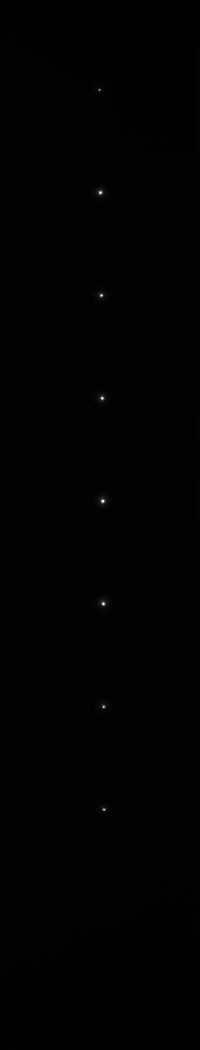
#> input picture imgAnalysis/CLS_PS_ND0_ND0_0.01s-20190715161133-000.tif, 400 x 2100 px (shown at 1/2 size); the run also reads 1 picture not shown here
$ python imgSequenceAnalyser.py --inDir imgAnalysis
#> lines starting #> are read from the running program, lines starting #| are printed output that depends on the picture
### imgAnalyser.py
#!/usr/bin/env python
#
# imgAnalyser.py
#
# MIT License - CCD_CAPTURE
#
# Copyright (c) 2019 Graham Jones
#
# Permission is hereby granted, free of charge, to any person obtaining a copy
# of this software and associated documentation files (the "Software"), to deal
# in the Software without restriction, including without limitation the rights
# to use, copy, modify, merge, publish, distribute, sublicense, and/or sell
# copies of the Software, and to permit persons to whom the Software is
# furnished to do so, subject to the following conditions:
#
# The above copyright notice and this permission notice shall be included in all
# copies or substantial portions of the Software.
#
# THE SOFTWARE IS PROVIDED "AS IS", WITHOUT WARRANTY OF ANY KIND, EXPRESS OR
# IMPLIED, INCLUDING BUT NOT LIMITED TO THE WARRANTIES OF MERCHANTABILITY,
# FITNESS FOR A PARTICULAR PURPOSE AND NONINFRINGEMENT. IN NO EVENT SHALL THE
# AUTHORS OR COPYRIGHT HOLDERS BE LIABLE FOR ANY CLAIM, DAMAGES OR OTHER
# LIABILITY, WHETHER IN AN ACTION OF CONTRACT, TORT OR OTHERWISE, ARISING FROM,
# OUT OF OR IN CONNECTION WITH THE SOFTWARE OR THE USE OR OTHER DEALINGS IN THE
# SOFTWARE.
#

'''imgAnalyser - A class to provide some standard analyses of
images.
'''
import io
import os
import numpy as np
import cv2
import matplotlib.pyplot as plt


# ROI indices
X_ORIGIN = 0
Y_ORIGIN = 1
X_SIZE = 2
Y_SIZE = 3

class ImgAnalyser():
    img = None
    imgSizeX = None
    imgSizeY = None
    roi = [0,0,-1,-1]
    xProfileWidth = 1
    yProfileWidth = 1

    WEB_X_MAX = 600
    WEB_Y_MAX = 400

    def __init__(self, img = None):
        """ Initialise the ImgAnalyser, with image img, which should be a
        numpy array.
        """
        if not img is None:
            self.setImg(img)

    def setImg(self,img):
        """ Initialise the image analyser with image img, which should be
        a numpy array or a string.  If it is a string it is interpreted
        as a file path and the image is loaded from that file.
        """
        IMG_EXTS = (".tif", ".TIF",
                    ".png", ".PNG"
        )
        if not isinstance(img,np.ndarray):
            # If we have not been passed an ndarray, treat it as a filename
            # and try to open it.
            if (not os.path.exists(img)):
                print("ERROR - %s does not exist")
                self.img = None
                return(-1)
            else:
                if not img.endswith(IMG_EXTS):
                    print("Unrecognised file extension %s." % img)
                    self.img = None
                    return(-1)
                img = cv2.imread(img,cv2.IMREAD_ANYDEPTH)
                #print("Read Image - depth=",img.dtype)

        self.imgSizeX = img.shape[1]
        self.imgSizeY = img.shape[0]
        self.img = img


    def getImgSize(self):
        return((self.imgSizeX, self.imgSizeY))

    # [12 lines left out: function str2roi, not called in this run]


    def setRoi(self,roi, profileWidths = (1, 1)):
        """ Check and set the ROI dimensions based on ROI, which should
        be an array [X_Origin, Y_Origin, X_Size, Y_Size].
        ProfileWidths defines the widths of the X and Y profiles in pixels.
        The default (1,1) means that the profiles are a single row or column
        of pixels.
        """
        if (self.img is None):
            print("Error - need to call setImg before setRoi")
            return(-1)

        if ((roi[X_ORIGIN] >= 0) and (roi[X_ORIGIN]<self.imgSizeX)):
            self.roi[X_ORIGIN] = int(roi[X_ORIGIN])
        else:
            print("WARNING: ROI[X_ORIGIN] %d Out of Range - using zero" %
                  roi[X_ORIGIN])
            self.roi[X_ORIGIN] = 0

        if ((roi[Y_ORIGIN] >= 0) and (roi[Y_ORIGIN]<self.imgSizeY)):
            self.roi[Y_ORIGIN] = int(roi[Y_ORIGIN])
        else:
            print("WARNING: ROI[Y_ORIGIN] %d Out of Range - using zero" %
                  roi[Y_ORIGIN])
            self.roi[Y_ORIGIN] = 0

        if ((roi[X_ORIGIN] + roi[X_SIZE]) <= self.imgSizeX):
            self.roi[X_SIZE] = int(roi[X_SIZE])
        else:
            self.roi[X_SIZE] = self.imgSizeX - self.roi[X_ORIGIN]
            print("WARNING: ROI[X_SIZE] %d Out of Range - using %d" %
                  (roi[X_SIZE], self.roi[X_SIZE]))

        if ((roi[Y_ORIGIN] + roi[Y_SIZE]) <= self.imgSizeY):
            self.roi[Y_SIZE] = int(roi[Y_SIZE])
        else:
            self.roi[Y_SIZE] = self.imgSizeY - self.roi[Y_ORIGIN]
            print("WARNING: ROI[Y_SIZE] %d Out of Range - using %d" %
                  (roi[Y_SIZE], self.roi[Y_SIZE]))

        self.xProfileWidth = profileWidths[0]
        self.yProfileWidth = profileWidths[1]
        self.setProfiles(self.xProfileWidth, self.yProfileWidth)


    def setProfiles(self,xProfileWidth = 1, yProfileWidth = 1):
        """ Initialise the X and Y profile parameters required to achieve
        the specified profile widths.
        """
        if (xProfileWidth > self.roi[X_SIZE]):
            print("WARNING: Truncating profile width to ROI size")
            xProfileWidth = self.roi[X_SIZE]
        if (yProfileWidth > self.roi[Y_SIZE]):
            print("WARNING: Truncating profile width to ROI size")
            yProfileWidth = self.roi[Y_SIZE]

        xProfileMid = self.roi[X_ORIGIN] + (self.roi[X_SIZE])/2.
        yProfileMid = self.roi[Y_ORIGIN] + (self.roi[Y_SIZE])/2.

        self.xProfileMin = int(xProfileMid - xProfileWidth / 2.)
        self.xProfileMax = int(xProfileMid + xProfileWidth / 2.)
        self.yProfileMin = int(yProfileMid - yProfileWidth / 2.)
        self.yProfileMax = int(yProfileMid + yProfileWidth / 2.)
        self.xProfileWidth = xProfileWidth
        self.yProfileWidth = yProfileWidth

    def getXProfile(self):
        """ Return the X profile data as a numpy array.
        FIXME - if the profile width is greater than 1 we will have a
        two dimensional array"""
        xProfile2d = self.img[self.yProfileMin :
                            self.yProfileMax,
                            self.roi[X_ORIGIN] :
                            self.roi[X_ORIGIN] + self.roi[X_SIZE]]

        xProfile = np.mean(xProfile2d,0)
        print("xProfile2d=",xProfile2d, xProfile2d.shape)
        print("xProfile=",xProfile, xProfile.shape)
        return(xProfile)

    def getYProfile(self):
        """ Return the Y profile data as a numpy array.
        FIXME - if the profile width is greater than 1 we will have a
        two dimensional array"""
        yProfile2d = self.img[self.roi[Y_ORIGIN] :
                            self.roi[Y_ORIGIN] + self.roi[Y_SIZE],
                            self.xProfileMin :
                            self.xProfileMax]
        yProfile2d = yProfile2d.transpose()
        yProfile = np.mean(yProfile2d,0)
        print("yProfile2d=",yProfile2d, yProfile2d.shape)
        print("yProfile=",yProfile, yProfile.shape)
        return(yProfile)

    def getRoi(self):
        """ Return the ROI data as a numpy array """
        roi = self.img[self.roi[Y_ORIGIN] :
                       self.roi[Y_ORIGIN] + self.roi[Y_SIZE],
                       self.roi[X_ORIGIN] :
                       self.roi[X_ORIGIN] + self.roi[X_SIZE]]
        return roi

    def getStats(self,arr):
        """ Returns a tuple of statistics for array arr.
        elements are (min, mean, max, stdev, histogram bins, histogram values)
        """
        hist, bins = np.histogram(arr,256,(0,65536))
        #print(bins)
        return((arr.min(),arr.mean(), arr.max(), arr.std(), hist, bins))

    def getRoiStats(self):
        """ returns (mean, stdev) of the pixel intensities in the ROI
        """
        roi = self.getRoi()
        return(self.getStats(roi))

    def getXProfileStats(self):
        """ returns (mean, stdev) of the pixel intensities in the X Profile
        """
        profile = self.getXProfile()
        return(self.getStats(profile))

    def getYProfileStats(self):
        """ returns (mean, stdev) of the pixel intensities in the Y Profile
        """
        profile = self.getYProfile()
        return(self.getStats(profile))

    # [13 lines left out: function getXProfileChart, not called in this run]


    def getRoiImg(self):
        """ Returns a numpy array (cv2 image) of the image being analysed
        with the ROI highlighted as a square.
        """
        roiImg = cv2.cvtColor(self.img,cv2.COLOR_GRAY2RGB)
        cv2.rectangle(roiImg,
                      (self.roi[X_ORIGIN], self.roi[Y_ORIGIN]),
                      (self.roi[X_ORIGIN] + self.roi[X_SIZE],
                       self.roi[Y_ORIGIN] + self.roi[Y_SIZE]),
                      (65535,0,0),
                      3)
        return(roiImg)

    def convertTo8Bit(self,img):
        # Convert to 8 bit image for display - note this assumes
        # that we have a 16 bit image for starters.
        #print(img.dtype)
        if (img.dtype=="uint16"):
            res8 = (img/256).astype('uint8')
        else:
            res8 = img
        return(res8)

    def resizeImgForWeb(self,img):
        """ Returns a re-sized image for web viewing """
        xMax = int(self.WEB_X_MAX)
        yMax = int(img.shape[0] * xMax / img.shape[1])

        if (yMax > self.WEB_Y_MAX):
            yMax = int(self.WEB_Y_MAX)
            xMax = int(img.shape[1] * yMax / img.shape[0])
        res = cv2.resize(img, dsize=(xMax,yMax),
                         interpolation=cv2.INTER_CUBIC)
        res8 = self.convertTo8Bit(res)
        return(res8)


# [11 lines that do not run on import are left out]

### imgSequenceAnalyser.py
#!/usr/bin/env python
#
# imgSequenceAnalyser.py
#
# MIT License - CCD_CAPTURE
#
# Copyright (c) 2019 Graham Jones
#
# Permission is hereby granted, free of charge, to any person obtaining a copy
# of this software and associated documentation files (the "Software"), to deal
# in the Software without restriction, including without limitation the rights
# to use, copy, modify, merge, publish, distribute, sublicense, and/or sell
# copies of the Software, and to permit persons to whom the Software is
# furnished to do so, subject to the following conditions:
#
# The above copyright notice and this permission notice shall be included in all
# copies or substantial portions of the Software.
#
# THE SOFTWARE IS PROVIDED "AS IS", WITHOUT WARRANTY OF ANY KIND, EXPRESS OR
# IMPLIED, INCLUDING BUT NOT LIMITED TO THE WARRANTIES OF MERCHANTABILITY,
# FITNESS FOR A PARTICULAR PURPOSE AND NONINFRINGEMENT. IN NO EVENT SHALL THE
# AUTHORS OR COPYRIGHT HOLDERS BE LIABLE FOR ANY CLAIM, DAMAGES OR OTHER
# LIABILITY, WHETHER IN AN ACTION OF CONTRACT, TORT OR OTHERWISE, ARISING FROM,
# OUT OF OR IN CONNECTION WITH THE SOFTWARE OR THE USE OR OTHER DEALINGS IN THE
# SOFTWARE.
#

'''imgSequenceAnalyser - A command line tool to take a directory full
of images and apply the same analysis to each, to produce a sequence of
analysis results.
'''
import os
import io
import sys
import numpy as np
import cv2
import matplotlib.pyplot as plt
import argparse
import imgAnalyser

IMG_EXTS = (".tif", ".TIF", ".png", ".PNG", ".fit",  ".FIT", ".fits", ".FITS")

if __name__ == "__main__":
    print("imgSequenceAnalyser.__main__()")

    parser = argparse.ArgumentParser(description='Image Sequence Analyser')
    parser.add_argument('--inDir', dest='inDir', required=True,
                        help='Directory containing the images to be processed')
    parser.add_argument('--outFile', dest='outFile',
                        help='Output Filename')
    parser.add_argument('--roi', dest='roiStr',
                        help='Region of Interest <xorigin>,<yorigin>:<xsize>,<ysize>')
    parser.add_argument('--th', dest='thStr',
                        help='Profile Thicknesses in pixels<xth>,<yth>')
    parser.add_argument('--debug', dest='debug', action="store_true",
                        help='Output Filename')

    argsNamespace = parser.parse_args()
    args = vars(argsNamespace)
    print(args)

    inDir = args['inDir']
    outFile = args['outFile']
    debug = args['debug']
    roiStr = args['roiStr']
    thStr = args['thStr']

    if (outFile is not None):
        of = open(outFile,"w")
    else:
        of = sys.stdout

    if (os.path.exists(inDir)):
        dirlist = []
        if (os.path.isdir(inDir)):
            print("Processing images from folder %s" % inDir)
            for file in os.listdir(inDir):
                if file.endswith(IMG_EXTS):
                    fpath = os.path.join(inDir, file)
                    ctime = os.stat(fpath).st_ctime
                    #print(fpath, ctime)
                    dirlist.append((ctime,fpath))
        else:
            ctime = os.stat(inDir).st_ctime
            dirlist.append((ctime,inDir))

        results = []
        dirlist = sorted(dirlist)
        firstRow = True

        for ctime,fpath in dirlist:
            sys.stdout.write('%s\n' % fpath)
            sys.stdout.flush()
            ia = imgAnalyser.ImgAnalyser(fpath)

            if (thStr == None):
                th = (1,1)
            else:
                xth = int(thStr.split(',')[0])
                yth = int(thStr.split(',')[1])
                th = (xth,yth)

            if (roiStr == None):
                imSize = ia.getImgSize()
                roi = (0, 0, imSize[0], imSize[1])
            else:
                roi = ia.str2roi(roiStr)
            # ia.setRoi((380,350,200,1800))  # Sharp Edge
            #ia.setRoi((195,114,20,1780)) # Slit
            print(roiStr,roi)
            print(thStr,th)
            ia.setRoi(roi, th)

            roiStats = ia.getRoiStats()
            #print(roiStats)
            xStats = ia.getXProfileStats()
            #print(xStats)
            yStats = ia.getYProfileStats()
            #print(yStats)

            roiImg = ia.resizeImgForWeb(ia.getRoiImg())

            xProf = ia.getXProfile()
            yProf = ia.getYProfile()
            #print("xProf=",xProf)
            #print("yProf=",yProf)
            fig = plt.figure(constrained_layout=True)
            ax1 = plt.subplot2grid((2,2),(0,0), colspan=1)
            ax2 = plt.subplot2grid((2,2),(1,0), colspan=1)
            ax3 = plt.subplot2grid((2,2),(0,1), rowspan=2)

            ax1.plot(xProf)
            ax1.set_title("ROI X Intensity Profile (%3.1f%%)" %
                          (100. * xStats[3] / xStats[1]),
                          fontsize="x-small")
            ax2.plot(yProf)
            ax2.set_title("ROI Y Intensity Profile (%3.1f%%)" %
                          (100. * yStats[3] / yStats[1]), fontsize="x-small")
            ax3.imshow(roiImg)
            fig.suptitle(fpath, fontsize="x-small")
            #fig.set_tight_layout(True)
            fig.set_constrained_layout(True)

            figFname = "%s_analysis.png" % fpath
            plt.savefig(figFname)

            if (debug):
                print("roi origin=(%d,%d), size=(%d,%d)" %
                      (ia.roi[0],ia.roi[1],ia.roi[2],ia.roi[3]))
                print("xProfileMin=%d, xProfileMax=%d" %
                      (ia.xProfileMin, ia.xProfileMax))
                print("yProfileMin=%d, yProfileMax=%d" %
                      (ia.yProfileMin, ia.yProfileMax))
                plt.show()

            plt.close()

            if (firstRow):
                firstRow = False
                outRow = []
                outRow.append("Timestamp")
                outRow.append("File")
                outRow.append("ROI_min")  # roi Min
                outRow.append("ROI_mean")  # roi Mean
                outRow.append("ROI_max")  # roi Max
                outRow.append("ROI_stdDev (%)") # stDev (%)
                outRow.append("X_min") # x-min
                outRow.append("X_mean") # x-mean
                outRow.append("X_max") # x-max
                outRow.append("X_stdDev (%)") # x-stdev (%)
                outRow.append("Y_min") # x-min
                outRow.append("Y_mean") # x-mean
                outRow.append("Y_max") # x-max
                outRow.append("Y_stdDev (%)") # x-stdev (%)
                results.append(outRow)

            outRow = []
            outRow.append(ctime)
            outRow.append(fpath)
            outRow.append(roiStats[0])  # roi Min
            outRow.append(roiStats[1])  # roi Mean
            outRow.append(roiStats[2])  # roi Max
            outRow.append(100. * roiStats[3] / roiStats[1]) # stDev (%)
            outRow.append(xStats[0]) # x-min
            outRow.append(xStats[1]) # x-mean
            outRow.append(xStats[2]) # x-max
            outRow.append(100. *xStats[3] / xStats[1]) # x-stdev (%)
            outRow.append(yStats[0]) # y-min
            outRow.append(yStats[1]) # y-mean
            outRow.append(yStats[2]) # y-max
            outRow.append(100. *yStats[3] / yStats[1]) # y-stdev (%)

            results.append(outRow)
#> this loop made 2 passes
#> (printed output is left out)
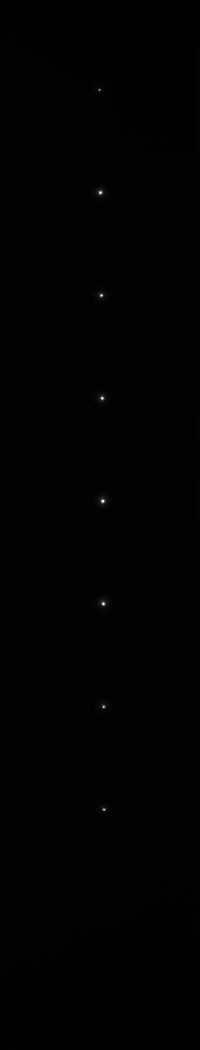
#> input picture imgAnalysis/CLS_PS_ND0_ND0_0.01s-20190715161133-000.tif, 400 x 2100 px (shown at 1/2 size)
#> pass 1, in resizeImgForWeb, `res = cv2.resize(img, dsize=(xMax,yMax), interpolation=cv2.INTER_CUBIC)`:
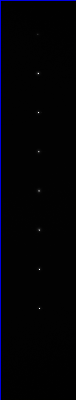
#> res: shape (400, 76, 3) uint16; mean B, G, R 1522, 620.6, 620.6; drawn with min black and max white
#> pass 1, `plt.savefig(figFname)`:
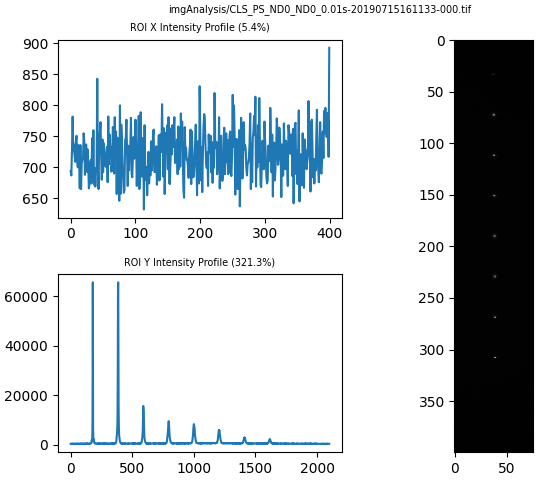
#> figure drawn by matplotlib, 3 panels; B, G, R data is drawn as R, G, B; panel 1: curve peaks at x = 399, y = 893; panel 2: curve peaks at x = 179, y = 65535
#> after the loop, firstRow = False; results = 3 items

        for row in results:
            for item in row:
                of.write(str(item))
                of.write(", ")
            of.write("\n")
#> this loop made 3 passes

        if (outFile is not None):
            of.close()
